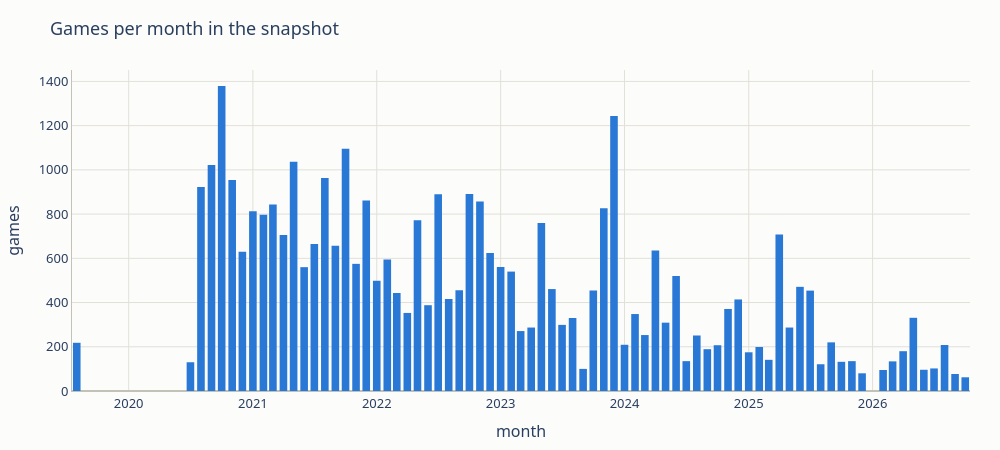

Notebook cell for this chart:
### Code cell
fig = px.bar(per_month, x="month", y="games", title="Games per month in the snapshot")
fig.update_traces(marker_line_width=0)
viz.show(fig, "level_2_games_per_month")
